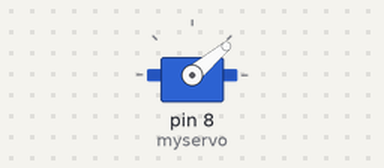
Bench run of a sketch on a simulated Arduino Uno, built with avr-gcc and run on an emulated ATmega328P. Parts: servo.

Above: at 0.05 s.
Timing chart, 0 to 3.0 s (numbered marks = the images above):
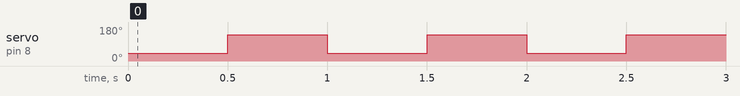

The sketch:

Soapbot.ino
```cpp
#include <Servo.h>

#define LEFT_SERVO 40
#define CENTERED_SERVO 90
#define RIGHT_SERVO 140

Servo myservo;  // create servo object to control a servo

int val;    // variable to read the value from the analog pin
bool goServo = true;

void setup()
{
  myservo.attach(8);  // attaches the servo on pin 8 to the servo object
}

void loop()
{
    goServo = false;
    val = LEFT_SERVO;
    myservo.write(val);                  // sets the servo position according to the scaled value
    delay(500);                           // waits for the servo to get there

    goServo = true;
    val = RIGHT_SERVO;
    myservo.write(val);                  // sets the servo position according to the scaled value
    delay(500);                           // waits for the servo to get there

  /*val = 90;
  myservo.write(val);
  delay(1000); */
}
```

Measured:
- by itself, servo on pin 8 (myservo): alternates 140° for 0.50 s and 40° for 0.50 s
